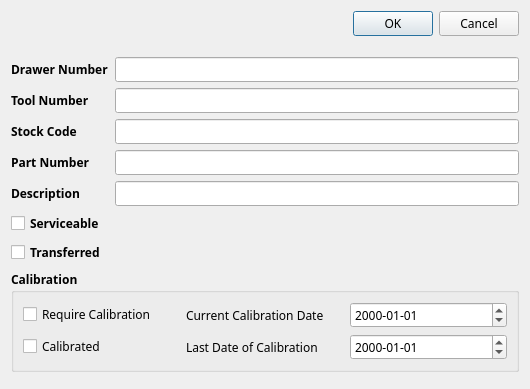
<?xml version="1.0" encoding="UTF-8"?>
<ui version="4.0">
 <class>cabtooldetail</class>
 <widget class="QDialog" name="cabtooldetail">
  <property name="geometry">
   <rect>
    <x>0</x>
    <y>0</y>
    <width>529</width>
    <height>367</height>
   </rect>
  </property>
  <property name="font">
   <font>
    <family>Century Gothic</family>
    <pointsize>9</pointsize>
   </font>
  </property>
  <property name="windowTitle">
   <string>Dialog</string>
  </property>
  <property name="windowIcon">
   <iconset>
    <normaloff>:/images/kabtrak.ico</normaloff>:/images/kabtrak.ico</iconset>
  </property>
  <property name="modal">
   <bool>true</bool>
  </property>
  <layout class="QVBoxLayout" name="verticalLayout">
   <item>
    <widget class="QDialogButtonBox" name="btnBox">
     <property name="standardButtons">
      <set>QDialogButtonBox::Cancel|QDialogButtonBox::Ok</set>
     </property>
    </widget>
   </item>
   <item>
    <spacer name="verticalSpacer_4">
     <property name="orientation">
      <enum>Qt::Vertical</enum>
     </property>
     <property name="sizeType">
      <enum>QSizePolicy::Fixed</enum>
     </property>
     <property name="sizeHint" stdset="0">
      <size>
       <width>508</width>
       <height>15</height>
      </size>
     </property>
    </spacer>
   </item>
   <item>
    <layout class="QGridLayout" name="gridLayout_3">
     <item row="0" column="1">
      <widget class="QLineEdit" name="edtDrawNumber">
       <property name="readOnly">
        <bool>true</bool>
       </property>
      </widget>
     </item>
     <item row="0" column="0">
      <widget class="QLabel" name="label_3">
       <property name="font">
        <font>
         <weight>75</weight>
         <bold>true</bold>
        </font>
       </property>
       <property name="text">
        <string>Drawer Number</string>
       </property>
      </widget>
     </item>
     <item row="1" column="0">
      <widget class="QLabel" name="label_4">
       <property name="font">
        <font>
         <weight>75</weight>
         <bold>true</bold>
        </font>
       </property>
       <property name="text">
        <string>Tool Number</string>
       </property>
      </widget>
     </item>
     <item row="2" column="0">
      <widget class="QLabel" name="lblStockCode_2">
       <property name="font">
        <font>
         <family>Century Gothic</family>
         <pointsize>9</pointsize>
         <weight>75</weight>
         <bold>true</bold>
        </font>
       </property>
       <property name="text">
        <string>Stock Code</string>
       </property>
      </widget>
     </item>
     <item row="2" column="1">
      <widget class="QLineEdit" name="edtCode">
       <property name="readOnly">
        <bool>true</bool>
       </property>
      </widget>
     </item>
     <item row="3" column="1">
      <widget class="QLineEdit" name="edtPartNum">
       <property name="readOnly">
        <bool>true</bool>
       </property>
      </widget>
     </item>
     <item row="3" column="0">
      <widget class="QLabel" name="lblPartNum_2">
       <property name="font">
        <font>
         <family>Century Gothic</family>
         <pointsize>9</pointsize>
         <weight>75</weight>
         <bold>true</bold>
        </font>
       </property>
       <property name="text">
        <string>Part Number</string>
       </property>
      </widget>
     </item>
     <item row="4" column="0">
      <widget class="QLabel" name="lblDescription_2">
       <property name="font">
        <font>
         <family>Century Gothic</family>
         <pointsize>9</pointsize>
         <weight>75</weight>
         <bold>true</bold>
        </font>
       </property>
       <property name="text">
        <string>Description</string>
       </property>
      </widget>
     </item>
     <item row="4" column="1">
      <widget class="QLineEdit" name="edtDesc">
       <property name="readOnly">
        <bool>true</bool>
       </property>
      </widget>
     </item>
     <item row="1" column="1">
      <widget class="QLineEdit" name="edtToolNumber">
       <property name="dragEnabled">
        <bool>true</bool>
       </property>
      </widget>
     </item>
    </layout>
   </item>
   <item>
    <widget class="QCheckBox" name="chkServiceable">
     <property name="font">
      <font>
       <weight>75</weight>
       <bold>true</bold>
      </font>
     </property>
     <property name="text">
      <string>Serviceable</string>
     </property>
    </widget>
   </item>
   <item>
    <widget class="QCheckBox" name="chkTransferred">
     <property name="font">
      <font>
       <weight>75</weight>
       <bold>true</bold>
      </font>
     </property>
     <property name="text">
      <string>Transferred</string>
     </property>
    </widget>
   </item>
   <item>
    <widget class="QGroupBox" name="groupBox">
     <property name="font">
      <font>
       <weight>75</weight>
       <bold>true</bold>
      </font>
     </property>
     <property name="title">
      <string>Calibration</string>
     </property>
     <layout class="QGridLayout" name="gridLayout_4">
      <item row="0" column="0">
       <layout class="QHBoxLayout" name="horizontalLayout_3">
        <item>
         <widget class="QCheckBox" name="chkCalibration">
          <property name="font">
           <font>
            <weight>50</weight>
            <bold>false</bold>
           </font>
          </property>
          <property name="text">
           <string>Require Calibration</string>
          </property>
         </widget>
        </item>
        <item>
         <widget class="QLabel" name="lblCalibDate">
          <property name="font">
           <font>
            <weight>50</weight>
            <bold>false</bold>
           </font>
          </property>
          <property name="text">
           <string>Current Calibration Date</string>
          </property>
         </widget>
        </item>
        <item>
         <widget class="QDateEdit" name="dateCurrentCalibration">
          <property name="font">
           <font>
            <weight>50</weight>
            <bold>false</bold>
           </font>
          </property>
          <property name="displayFormat">
           <string>yyyy-MM-dd</string>
          </property>
         </widget>
        </item>
       </layout>
      </item>
      <item row="1" column="0">
       <layout class="QHBoxLayout" name="horizontalLayout_4">
        <item>
         <widget class="QCheckBox" name="chkCalibrated">
          <property name="font">
           <font>
            <weight>50</weight>
            <bold>false</bold>
           </font>
          </property>
          <property name="text">
           <string>Calibrated</string>
          </property>
         </widget>
        </item>
        <item>
         <widget class="QLabel" name="lblLastCalib">
          <property name="font">
           <font>
            <weight>50</weight>
            <bold>false</bold>
           </font>
          </property>
          <property name="text">
           <string>Last Date of Calibration</string>
          </property>
         </widget>
        </item>
        <item>
         <widget class="QDateEdit" name="datelastCalibration">
          <property name="font">
           <font>
            <weight>50</weight>
            <bold>false</bold>
           </font>
          </property>
          <property name="displayFormat">
           <string>yyyy-MM-dd</string>
          </property>
         </widget>
        </item>
       </layout>
      </item>
     </layout>
    </widget>
   </item>
   <item>
    <spacer name="verticalSpacer_2">
     <property name="orientation">
      <enum>Qt::Vertical</enum>
     </property>
     <property name="sizeHint" stdset="0">
      <size>
       <width>20</width>
       <height>40</height>
      </size>
     </property>
    </spacer>
   </item>
   <item>
    <widget class="QWidget" name="keybrd" native="true"/>
   </item>
  </layout>
 </widget>
 <resources/>
 <connections/>
</ui>
